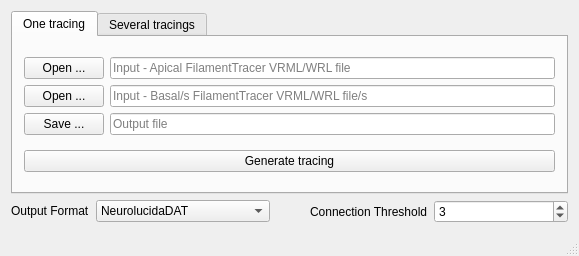
<?xml version="1.0" encoding="UTF-8"?>
<ui version="4.0">
 <class>MainWindow</class>
 <widget class="QMainWindow" name="MainWindow">
  <property name="geometry">
   <rect>
    <x>0</x>
    <y>0</y>
    <width>579</width>
    <height>256</height>
   </rect>
  </property>
  <property name="windowTitle">
   <string>Neuron Tracing Generator</string>
  </property>
  <widget class="QWidget" name="centralWidget">
   <layout class="QVBoxLayout" name="verticalLayout">
    <item>
     <widget class="QTabWidget" name="tabWidget">
      <property name="currentIndex">
       <number>0</number>
      </property>
      <widget class="QWidget" name="one_skel_tab">
       <attribute name="title">
        <string>One tracing</string>
       </attribute>
       <layout class="QVBoxLayout" name="verticalLayout_2">
        <item>
         <layout class="QGridLayout" name="gridLayout">
          <item row="2" column="0">
           <widget class="QPushButton" name="one_skel_basal_button">
            <property name="text">
             <string>Open ...</string>
            </property>
            <property name="icon">
             <iconset theme="document-open">
              <normaloff>.</normaloff>.</iconset>
            </property>
           </widget>
          </item>
          <item row="0" column="0">
           <widget class="QPushButton" name="one_skel_api_button">
            <property name="text">
             <string>Open ...</string>
            </property>
            <property name="icon">
             <iconset theme="document-open">
              <normaloff>../trabajo/Mesh Reconstruct data/MeshReconstruct/src</normaloff>../trabajo/Mesh Reconstruct data/MeshReconstruct/src</iconset>
            </property>
           </widget>
          </item>
          <item row="0" column="1">
           <widget class="QLineEdit" name="one_api_vrml_input">
            <property name="placeholderText">
             <string>Input - Apical FilamentTracer VRML/WRL file</string>
            </property>
           </widget>
          </item>
          <item row="3" column="0">
           <widget class="QPushButton" name="one_skel_swc_button">
            <property name="text">
             <string>Save ...</string>
            </property>
            <property name="icon">
             <iconset theme="document-save">
              <normaloff>../trabajo/Mesh Reconstruct data/MeshReconstruct/src</normaloff>../trabajo/Mesh Reconstruct data/MeshReconstruct/src</iconset>
            </property>
           </widget>
          </item>
          <item row="3" column="1">
           <widget class="QLineEdit" name="one_skel_swc_input">
            <property name="placeholderText">
             <string>Output file</string>
            </property>
           </widget>
          </item>
          <item row="2" column="1">
           <widget class="QLineEdit" name="one_basales_vrml_input">
            <property name="placeholderText">
             <string>Input - Basal/s FilamentTracer VRML/WRL file/s</string>
            </property>
           </widget>
          </item>
         </layout>
        </item>
        <item>
         <widget class="QPushButton" name="one_skel_run_button">
          <property name="text">
           <string>Generate tracing</string>
          </property>
          <property name="icon">
           <iconset theme="media-playback-start">
            <normaloff>../trabajo/Mesh Reconstruct data/MeshReconstruct/src</normaloff>../trabajo/Mesh Reconstruct data/MeshReconstruct/src</iconset>
          </property>
         </widget>
        </item>
       </layout>
      </widget>
      <widget class="QWidget" name="many_skel_tab">
       <attribute name="title">
        <string>Several tracings</string>
       </attribute>
       <layout class="QVBoxLayout" name="verticalLayout_3">
        <item>
         <layout class="QGridLayout" name="gridLayout_2">
          <item row="0" column="1">
           <widget class="QLineEdit" name="many_skel_input">
            <property name="readOnly">
             <bool>false</bool>
            </property>
            <property name="placeholderText">
             <string>Folder with several neurons</string>
            </property>
           </widget>
          </item>
          <item row="2" column="1">
           <widget class="QLineEdit" name="many_swc_input">
            <property name="readOnly">
             <bool>false</bool>
            </property>
            <property name="placeholderText">
             <string>Folder to save traced neurons</string>
            </property>
           </widget>
          </item>
          <item row="0" column="0">
           <widget class="QPushButton" name="many_skel_button">
            <property name="text">
             <string>Open Folder...</string>
            </property>
            <property name="icon">
             <iconset theme="document-open">
              <normaloff>../trabajo/Mesh Reconstruct data/MeshReconstruct/src</normaloff>../trabajo/Mesh Reconstruct data/MeshReconstruct/src</iconset>
            </property>
           </widget>
          </item>
          <item row="2" column="0">
           <widget class="QPushButton" name="many_swc_button">
            <property name="text">
             <string>Save Folder...</string>
            </property>
            <property name="icon">
             <iconset theme="document-save">
              <normaloff>../trabajo/Mesh Reconstruct data/MeshReconstruct/src</normaloff>../trabajo/Mesh Reconstruct data/MeshReconstruct/src</iconset>
            </property>
           </widget>
          </item>
         </layout>
        </item>
        <item>
         <widget class="QPushButton" name="many_vrml_run_button">
          <property name="text">
           <string>Generate tracings</string>
          </property>
          <property name="icon">
           <iconset theme="media-playback-start">
            <normaloff>../trabajo/Mesh Reconstruct data/MeshReconstruct/src</normaloff>../trabajo/Mesh Reconstruct data/MeshReconstruct/src</iconset>
          </property>
         </widget>
        </item>
       </layout>
      </widget>
     </widget>
    </item>
    <item>
     <layout class="QHBoxLayout" name="horizontalLayout">
      <property name="spacing">
       <number>40</number>
      </property>
      <property name="topMargin">
       <number>0</number>
      </property>
      <item>
       <layout class="QFormLayout" name="formLayout_2">
        <property name="topMargin">
         <number>0</number>
        </property>
        <item row="0" column="0">
         <widget class="QLabel" name="outputFormatLabel">
          <property name="text">
           <string>Output Format</string>
          </property>
         </widget>
        </item>
        <item row="0" column="1">
         <widget class="QComboBox" name="outputFormatComboBox">
          <item>
           <property name="text">
            <string extracomment=".dat">NeurolucidaDAT</string>
           </property>
          </item>
          <item>
           <property name="text">
            <string>NeurolucidaASC</string>
           </property>
          </item>
          <item>
           <property name="text">
            <string>NeurolucidaXML</string>
           </property>
          </item>
          <item>
           <property name="text">
            <string>NeurolucidaDATClassic</string>
           </property>
          </item>
          <item>
           <property name="text">
            <string>NeurolucidaASCClassic</string>
           </property>
          </item>
          <item>
           <property name="text">
            <string>SWC</string>
           </property>
          </item>
         </widget>
        </item>
       </layout>
      </item>
      <item>
       <layout class="QFormLayout" name="formLayout">
        <property name="topMargin">
         <number>0</number>
        </property>
        <item row="0" column="1">
         <widget class="QSpinBox" name="connectionThresholdSpinBox">
          <property name="value">
           <number>3</number>
          </property>
         </widget>
        </item>
        <item row="0" column="0">
         <widget class="QLabel" name="connectionThresholdLabel">
          <property name="text">
           <string>Connection Threshold</string>
          </property>
         </widget>
        </item>
       </layout>
      </item>
     </layout>
    </item>
   </layout>
  </widget>
  <widget class="QStatusBar" name="statusBar"/>
  <widget class="QMenuBar" name="menuBar">
   <property name="geometry">
    <rect>
     <x>0</x>
     <y>0</y>
     <width>579</width>
     <height>20</height>
    </rect>
   </property>
  </widget>
  <action name="action_Quit">
   <property name="text">
    <string>&amp;Quit</string>
   </property>
  </action>
 </widget>
 <layoutdefault spacing="6" margin="11"/>
 <resources/>
 <connections/>
</ui>
